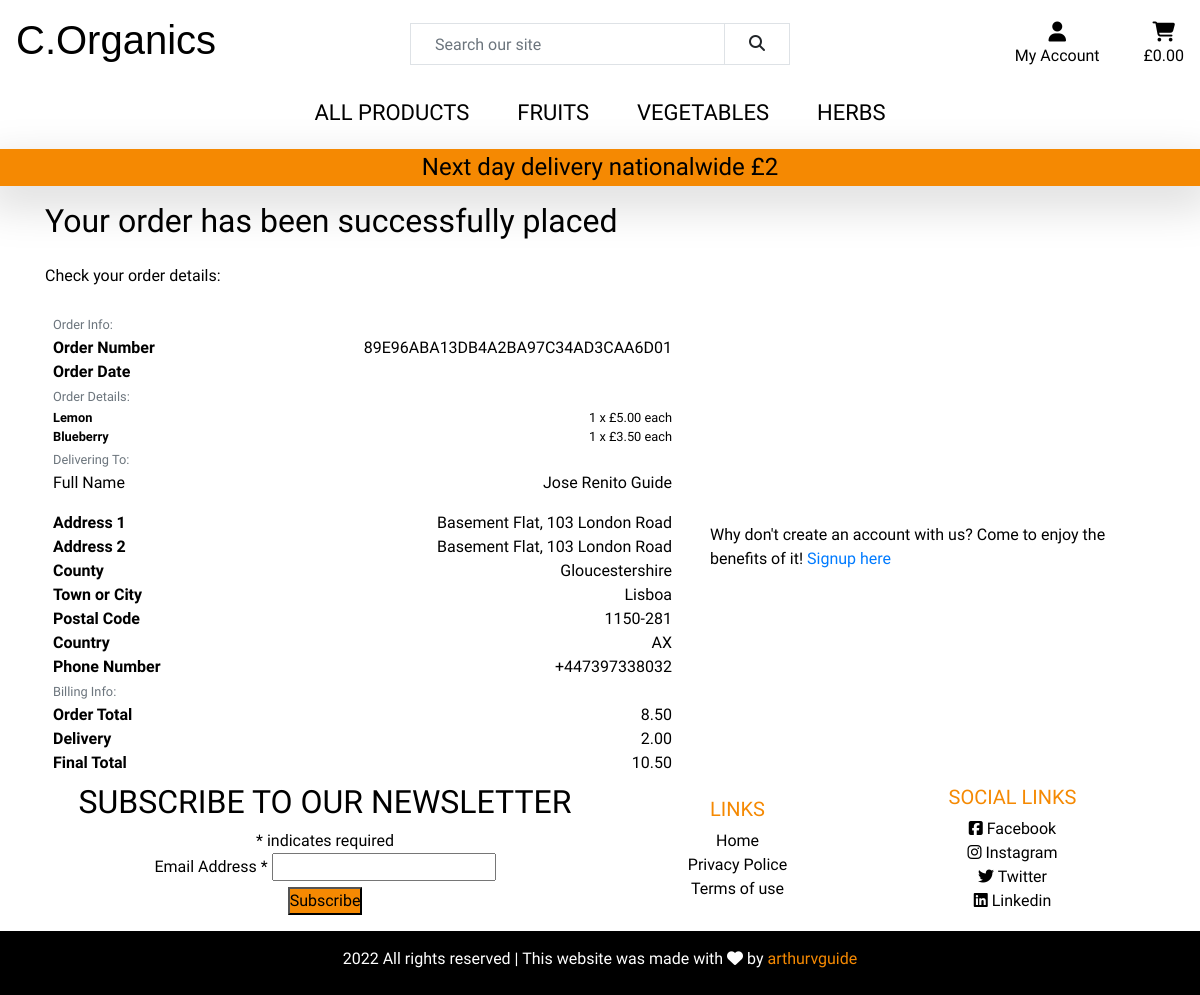
Screenshot of /checkout/checkout_success/89E96ABA13DB4A2BA97C34AD3CAA6D01 with the database file from the repository.
### checkout/models.py (models this page shows, shortened)
class Order(models.Model):
    user_profile = models.ForeignKey(UserProfile, on_delete=models.SET_NULL,
                                     null=True, blank=True,
                                     related_name='orders')
    order_number = models.CharField(max_length=32, null=False, editable=False)
    full_name = models.CharField(max_length=50, null=False, blank=False)
    email = models.EmailField(max_length=254, null=False, blank=False)
    phone_number = models.CharField(max_length=20, null=False, blank=False)
    country = CountryField(blank_label='Country *', null=False, blank=False)
    postcode = models.CharField(max_length=20, null=True, blank=True)
    town_or_city = models.CharField(max_length=40, null=False, blank=False)
    street_address1 = models.CharField(max_length=80, null=False, blank=False)
    street_address2 = models.CharField(max_length=80, null=True, blank=True)
    county = models.CharField(max_length=80, null=True, blank=True)
    created = models.DateTimeField(auto_now_add=True)
    delivery_fee = models.DecimalField(max_digits=6,
                                       decimal_places=2, null=False, default=0)
    order_total = models.DecimalField(max_digits=10,
                                      decimal_places=2, null=False, default=0)
    final_total = models.DecimalField(max_digits=10, decimal_places=2,
                                      null=False, default=0)
    original_bag = models.TextField(null=False, blank=False, default='')
    stripe_pid = models.CharField(max_length=254, null=False,
                                  blank=False, default='')
    exist_feedback = models.BooleanField(default=False)

class OrderLineItem(models.Model):
    order = models.ForeignKey(Order, null=False, blank=False,
                              on_delete=models.CASCADE,
                              related_name='lineitems')
    product = models.ForeignKey(Product, null=False,
                                blank=False, on_delete=models.CASCADE)
    quantity = models.IntegerField(null=False, blank=False, default=0)
    lineitem_total = models.DecimalField(max_digits=6, decimal_places=2,
                                         null=False, blank=False,
                                         editable=False)

### products/models.py (models this page shows, shortened)
class Product(models.Model):
    category = models.ForeignKey('Category', null=True, blank=True,
                                 on_delete=models.SET_NULL)
    name = models.CharField(max_length=254)
    description = models.TextField()
    created = models.DateTimeField(auto_now_add=True)
    updated = models.DateTimeField(auto_now=True)
    price = models.DecimalField(max_digits=6, decimal_places=2)
    image_url = models.URLField(max_length=1024, null=True, blank=True)
    image = models.ImageField(null=True, blank=True)

### checkout/views.py (the view, shortened to what this page needs)
# urls.py: path('checkout_success/<order_number>', views.checkout_success,
def checkout_success(request, order_number):
    save_info = request.session.get('save_info')
    order = get_object_or_404(Order, order_number=order_number)
    messages.success(request, f'Order successfully processed! \
        Your order number is {order_number}.')
    if 'bag' in request.session:
        del request.session['bag']
    template = 'checkout/checkout_success.html'
    context = {
        'order': order,
    }
    return render(request, template, context)

### bag/contexts.py (called while the page is built, shortened)
def bag_contents(request):
    bag_items = []
    total = 0
    product_count = 0
    delivery = 2
    bag = request.session.get('bag', {})
    final_total = delivery + total
    context = {
        'bag_items': bag_items,
        'total': total,
        'product_count': product_count,
        'delivery': delivery,
        'final_total': final_total,
    }
    return context

### checkout/templates/checkout/checkout_success.html (shortened to what this page needs)
{% extends "base.html" %}
{% load static %}
{% block extra_css %}
    <link rel="stylesheet" href="{% static 'checkout/css/checkout.css' %}">
{% endblock %}
{% block content %}
    <div class="container">
        <div class="row">
            <div class="col">
                <h2 class="mb-4 mt-3">Your order has been successfully placed</h2>
                <p>Check your order details: </p>
            </div>
        </div>
        <div class="row">
            <div class="col-12 col-lg-7">
                <div class="p-2">
                    <div class="row">
                        <div class="col">
                            <small class="text-muted">Order Info:</small>
                        </div>
                    </div>
                    <div class="row">
                        <div class="col-12 col-md-4">
                            <p class="mb-0 font-weight-bold">Order Number</p>
                        </div>
                        <div class="col-12 col-md-8 text-md-right order-number">
                            <p class="mb-0">{{ order.order_number }}</p>
                        </div>
                    </div>
                    <div class="row">
                        <div class="col-12 col-md-4">
                            <p class="mb-0 font-weight-bold">Order Date</p>
                        </div>
                        <div class="col-12 col-md-8 text-md-right">
                        </div>
                    </div>
                    <div class="row">
                        <div class="col">
                            <small class="text-muted">Order Details:</small>
                        </div>
                    </div>
                    {% for item in order.lineitems.all %}
                    <div class="row">
                        <div class="col-12 col-md-4">
                            <p class="small mb-0 font-weight-bold">
                                {{ item.product.name }}
                            </p>
                        </div>
                        <div class="col-12 col-md-8 text-md-right">
                            <p class="small mb-0">{{ item.quantity }} x £{{ item.product.price }} each</p>
                        </div>
                    </div>
                    {% endfor %}
                    <div class="row">
                        <div class="col">
                            <small class="text-muted">Delivering To:</small>
                        </div>
                    </div>
                    <div class="row">
                        <div class="col-12 col-md-4">
                            <p class="mb-0font-weight-bold">Full Name</p>
                        </div>
                        <div class="col-12 col-md-8 text-md-right">
                            <p class="mb-0">{{ order.full_name }}</p>
                        </div>
                    </div>
                    <div class="row">
                        <div class="col-12 col-md-4">
                            <p class="mb-0 font-weight-bold">Address 1</p>
                        </div>
                        <div class="col-12 col-md-8 text-md-right">
                            <p class="mb-0">{{ order.street_address1 }}</p>
                        </div>
                    </div>
                    {% if order.street_address2 %}
                    <div class="row">
                        <div class="col-12 col-md-4">
                            <p class="mb-0 font-weight-bold">Address 2</p>
                        </div>
                        <div class="col-12 col-md-8 text-md-right">
                            <p class="mb-0">{{ order.street_address1 }}</p>
                        </div>
                    </div>
                    {% endif %}
                    {% if order.county %}
                    <div class="row">
                        <div class="col-12 col-md-4">
                            <p class="mb-0 font-weight-bold">County</p>
                        </div>
                        <div class="col-12 col-md-8 text-md-right">
                            <p class="mb-0">{{ order.county }}</p>
                        </div>
                    </div>
                    {% endif %}
                    <div class="row">
                        <div class="col-12 col-md-4">
                            <p class="mb-0 font-weight-bold">Town or City</p>
                        </div>
                        <div class="col-12 col-md-8 text-md-right">
                            <p class="mb-0">{{ order.town_or_city }}</p>
                        </div>
                    </div>
                    {% if order.postcode %}
                    <div class="row">
                        <div class="col-12 col-md-4">
                            <p class="mb-0 font-weight-bold">Postal Code</p>
                        </div>
                        <div class="col-12 col-md-8 text-md-right">
                            <p class="mb-0">{{ order.postcode }}</p>
                        </div>
                    </div>
                    {% endif %}
                    <div class="row">
                        <div class="col-12 col-md-4">
                            <p class="mb-0 font-weight-bold">Country</p>
                        </div>
                        <div class="col-12 col-md-8 text-md-right">
                            <p class="mb-0">{{ order.country }}</p>
                        </div>
                    </div>
                    <div class="row">
                        <div class="col-12 col-md-4">
                            <p class="mb-0 font-weight-bold">Phone Number</p>
                        </div>
                        <div class="col-12 col-md-8 text-md-right">
                            <p class="mb-0">{{ order.phone_number }}</p>
                        </div>
                    </div>
                    <div class="row">
                        <div class="col">
                            <small class="text-muted">Billing Info:</small>
                        </div>
                    </div>
                    <div class="row">
                        <div class="col-12 col-md-4">
                            <p class="mb-0 font-weight-bold">Order Total</p>
                        </div>
                        <div class="col-12 col-md-8 text-md-right">
                            <p class="mb-0">{{ order.order_total }}</p>
                        </div>
                    </div>
                    <div class="row">
                        <div class="col-12 col-md-4">
                            <p class="mb-0 font-weight-bold">Delivery</p>
                        </div>
                        <div class="col-12 col-md-8 text-md-right">
                            <p class="mb-0">{{ order.delivery_fee }}</p>
                        </div>
                    </div>
                    <div class="row">
                        <div class="col-12 col-md-4">
                            <p class="mb-0 font-weight-bold">Final Total</p>
                        </div>
                        <div class="col-12 col-md-8 text-md-right">
                            <p class="mb-0">{{ order.final_total }}</p>
                        </div>
                    </div>
                </div>
            </div>
            <div class="col-12 col-md-12 col-lg-5 d-flex align-items-center mt-2">
                {% if request.user.is_authenticated %}
                <p>Thank you for shopping with us! Your order details will be saved in your <a href="{% url 'profile' %}" class="text-primary"> profile</a> </p>
                {% else %}
                <p class="my-0">Why don't create an account with us? Come to enjoy the benefits of it! <span> <a href="{% url 'account_signup' %}" class="text-primary"> Signup here</a></span></p>
                {% endif %}
            </div>
        </div>
    </div>
{% endblock %}

### static/css/style.css (style rules this page uses)
* { margin: 0; padding: 0px; box-sizing: border-box; }
html { max-width: 100%; height: 100%; overflow-x: hidden; }
body { font-family: 'K2D', sans-serif; overflow-x: hidden; color: #000; }
a { color:#000; }

### rows the page displays
Order: order_number "89E96ABA13DB4A2BA97C34AD3CAA6D01", full_name "Jose Renito Guide", street_address1 "Basement Flat, 103 London Road", county "Gloucestershire", town_or_city "Lisboa", postcode "1150-281", country "AX", phone_number "+447397338032", order_total "8.50", delivery_fee "2.00", final_total "10.50"
OrderLineItem: product.name "Lemon", quantity "1", product.price "5.00"
OrderLineItem: product.name "Blueberry", quantity "1", product.price "3.50"
